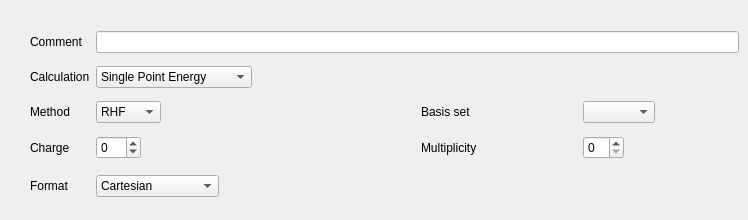
     <widget class="QWidget" name="basicSetupTab">
      <attribute name="title">
       <string>Basic</string>
      </attribute>
      <widget class="QWidget" name="layoutWidget">
       <property name="geometry">
        <rect>
         <x>30</x>
         <y>24</y>
         <width>709</width>
         <height>187</height>
        </rect>
       </property>
       <layout class="QGridLayout" name="gridLayout">
        <item row="0" column="0">
         <widget class="QLabel" name="label">
          <property name="text">
           <string>Comment</string>
          </property>
         </widget>
        </item>
        <item row="0" column="1" colspan="4">
         <widget class="QLineEdit" name="basicCommentLine"/>
        </item>
        <item row="1" column="0">
         <widget class="QLabel" name="label_7">
          <property name="text">
           <string>Calculation</string>
          </property>
         </widget>
        </item>
        <item row="1" column="1">
         <widget class="QComboBox" name="basicCalculationCombo">
          <property name="sizeAdjustPolicy">
           <enum>QComboBox::AdjustToContents</enum>
          </property>
          <item>
           <property name="text">
            <string>Single Point Energy</string>
           </property>
          </item>
          <item>
           <property name="text">
            <string>Geometry Optimization</string>
           </property>
          </item>
          <item>
           <property name="text">
            <string>Frequency</string>
           </property>
          </item>
         </widget>
        </item>
        <item row="1" column="2" colspan="3">
         <spacer name="horizontalSpacer_10">
          <property name="orientation">
           <enum>Qt::Horizontal</enum>
          </property>
          <property name="sizeHint" stdset="0">
           <size>
            <width>268</width>
            <height>20</height>
           </size>
          </property>
         </spacer>
        </item>
        <item row="2" column="0">
         <widget class="QLabel" name="label_2">
          <property name="text">
           <string>Method</string>
          </property>
         </widget>
        </item>
        <item row="2" column="1">
         <layout class="QHBoxLayout" name="horizontalLayout_2">
          <item>
           <widget class="QComboBox" name="basicMethodCombo">
            <property name="sizeAdjustPolicy">
             <enum>QComboBox::AdjustToContents</enum>
            </property>
            <item>
             <property name="text">
              <string>RHF</string>
             </property>
            </item>
            <item>
             <property name="text">
              <string>DFT</string>
             </property>
            </item>
            <item>
             <property name="text">
              <string>MP2</string>
             </property>
            </item>
            <item>
             <property name="text">
              <string>CCSD</string>
             </property>
            </item>
           </widget>
          </item>
          <item>
           <spacer name="horizontalSpacer">
            <property name="orientation">
             <enum>Qt::Horizontal</enum>
            </property>
            <property name="sizeHint" stdset="0">
             <size>
              <width>40</width>
              <height>20</height>
             </size>
            </property>
           </spacer>
          </item>
         </layout>
        </item>
        <item row="2" column="2">
         <spacer name="horizontalSpacer_7">
          <property name="orientation">
           <enum>Qt::Horizontal</enum>
          </property>
          <property name="sizeHint" stdset="0">
           <size>
            <width>40</width>
            <height>20</height>
           </size>
          </property>
         </spacer>
        </item>
        <item row="2" column="3">
         <widget class="QLabel" name="label_5">
          <property name="text">
           <string>Basis set</string>
          </property>
         </widget>
        </item>
        <item row="2" column="4">
         <layout class="QHBoxLayout" name="horizontalLayout_6">
          <item>
           <widget class="QComboBox" name="basicBasisSetCombo">
            <property name="sizeAdjustPolicy">
             <enum>QComboBox::AdjustToContents</enum>
            </property>
           </widget>
          </item>
          <item>
           <spacer name="horizontalSpacer_11">
            <property name="orientation">
             <enum>Qt::Horizontal</enum>
            </property>
            <property name="sizeHint" stdset="0">
             <size>
              <width>40</width>
              <height>20</height>
             </size>
            </property>
           </spacer>
          </item>
         </layout>
        </item>
        <item row="3" column="0">
         <widget class="QLabel" name="label_3">
          <property name="text">
           <string>Charge</string>
          </property>
         </widget>
        </item>
        <item row="3" column="1">
         <layout class="QHBoxLayout" name="horizontalLayout_3">
          <item>
           <widget class="QSpinBox" name="basicChargeSpin">
            <property name="minimum">
             <number>-10</number>
            </property>
            <property name="maximum">
             <number>10</number>
            </property>
           </widget>
          </item>
          <item>
           <spacer name="horizontalSpacer_2">
            <property name="orientation">
             <enum>Qt::Horizontal</enum>
            </property>
            <property name="sizeHint" stdset="0">
             <size>
              <width>40</width>
              <height>20</height>
             </size>
            </property>
           </spacer>
          </item>
         </layout>
        </item>
        <item row="3" column="2">
         <spacer name="horizontalSpacer_8">
          <property name="orientation">
           <enum>Qt::Horizontal</enum>
          </property>
          <property name="sizeHint" stdset="0">
           <size>
            <width>40</width>
            <height>20</height>
           </size>
          </property>
         </spacer>
        </item>
        <item row="3" column="3">
         <widget class="QLabel" name="label_6">
          <property name="text">
           <string>Multiplicity</string>
          </property>
         </widget>
        </item>
        <item row="3" column="4">
         <layout class="QHBoxLayout" name="horizontalLayout_5">
          <item>
           <widget class="QSpinBox" name="basicMultiplicitySpin"/>
          </item>
          <item>
           <spacer name="horizontalSpacer_6">
            <property name="orientation">
             <enum>Qt::Horizontal</enum>
            </property>
            <property name="sizeHint" stdset="0">
             <size>
              <width>40</width>
              <height>20</height>
             </size>
            </property>
           </spacer>
          </item>
         </layout>
        </item>
        <item row="4" column="0">
         <widget class="QLabel" name="label_4">
          <property name="text">
           <string>Format</string>
          </property>
         </widget>
        </item>
        <item row="4" column="1">
         <layout class="QHBoxLayout" name="horizontalLayout_4">
          <item>
           <widget class="QComboBox" name="basicFormatCombo">
            <property name="sizeAdjustPolicy">
             <enum>QComboBox::AdjustToContents</enum>
            </property>
            <item>
             <property name="text">
              <string>Cartesian</string>
             </property>
            </item>
            <item>
             <property name="text">
              <string>z-Matrix</string>
             </property>
            </item>
            <item>
             <property name="text">
              <string>z-Matrix compact</string>
             </property>
            </item>
           </widget>
          </item>
          <item>
           <spacer name="horizontalSpacer_3">
            <property name="orientation">
             <enum>Qt::Horizontal</enum>
            </property>
            <property name="sizeHint" stdset="0">
             <size>
              <width>22</width>
              <height>28</height>
             </size>
            </property>
           </spacer>
          </item>
         </layout>
        </item>
        <item row="4" column="2">
         <spacer name="horizontalSpacer_9">
          <property name="orientation">
           <enum>Qt::Horizontal</enum>
          </property>
          <property name="sizeHint" stdset="0">
           <size>
            <width>40</width>
            <height>20</height>
           </size>
          </property>
         </spacer>
        </item>
        <item row="4" column="3">
         <spacer name="horizontalSpacer_4">
          <property name="orientation">
           <enum>Qt::Horizontal</enum>
          </property>
          <property name="sizeHint" stdset="0">
           <size>
            <width>40</width>
            <height>20</height>
           </size>
          </property>
         </spacer>
        </item>
        <item row="4" column="4">
         <spacer name="horizontalSpacer_12">
          <property name="orientation">
           <enum>Qt::Horizontal</enum>
          </property>
          <property name="sizeHint" stdset="0">
           <size>
            <width>40</width>
            <height>20</height>
           </size>
          </property>
         </spacer>
        </item>
       </layout>
      </widget>
     </widget>
